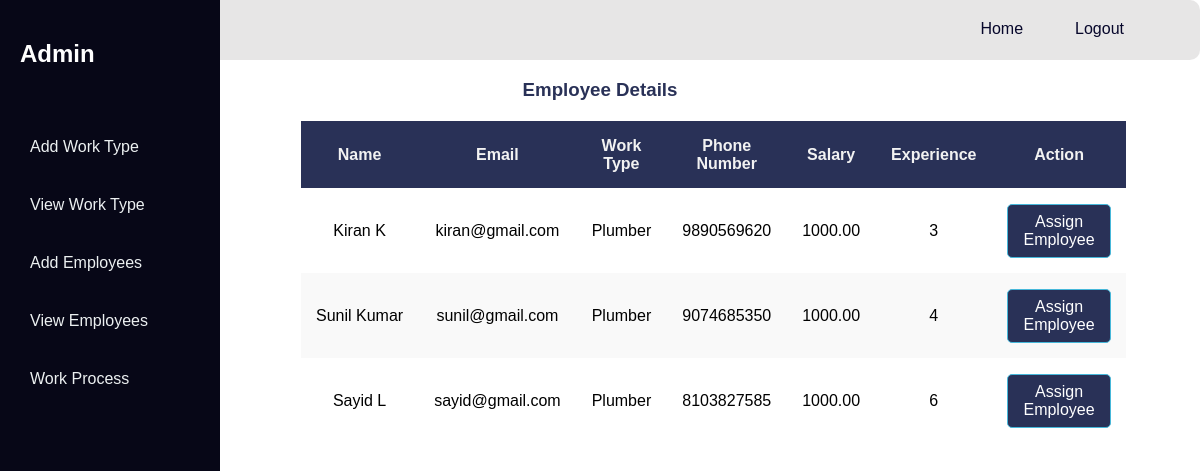
The page /adminapp/view_employee_to_assign/13 on the database its author committed.
### Home/models.py (models this page shows)
class Employee(models.Model):
    employee_id=models.ForeignKey(User, on_delete=models.CASCADE)
    department_id=models.ForeignKey(Department,on_delete=models.CASCADE)
    address = models.CharField(max_length=255)
    phone_number = models.IntegerField()
    salary=models.DecimalField(max_digits=8, decimal_places=2)
    experience=models.IntegerField()
    rating=models.IntegerField(default=0)

class User(AbstractUser):
    usertype = models.CharField(max_length=50)
    address = models.CharField(max_length=255)
    phone_number = models.IntegerField(default=0)

### Admin/models.py (models this page shows)
class Department(models.Model):
    dept_name=models.CharField(max_length=30)

### Admin/views.py (the view)
# urls.py: path('view_employee_to_assign/<id>',view_employee_to_assign,name='view_employee_to_assign'),
def view_employee_to_assign(request,id):
    job_details=Job_Application.objects.get(id=id)
    job_depat=job_details.department_id
    print(job_depat)
    employees=Employee.objects.filter(department_id=job_depat).select_related('employee_id').order_by('-rating')
    return render(request,'admin/assign_employee.html',{'data':employees,'job':id})

### Admin/templates/admin/assign_employee.html (shortened to what this page needs)
{% extends 'admin/shared/base1.html' %}
{% load static %}
{% block content %}
<div class="container">
    <div class="table-container">
        <h3 style="text-align: center;color:#293157">Employee Details</h3>
        <table class="custom-table">
            <thead>
                <tr>
                    <th scope="col">Name</th>
                    <th scope="col">Email</th>
                    <th scope="col">Work Type</th>
                    <th scope="col">Phone Number</th>
                    <th scope="col">Salary</th>
                    <th scope="col">Experience</th>
                    <th scope="col">Action</th>
                </tr>
            </thead>
            <tbody>
                {% for i in data %}
                    <tr>
                        <td style="white-space: nowrap;">{{ i.employee_id.first_name }} {{ i.employee_id.last_name }}</td>
                        <td>{{ i.employee_id.email }}</td>
                        <td>{{ i.department_id.dept_name }}</td>
                        <td>{{ i.phone_number }}</td>
                        <td>{{ i.salary }}</td>
                        <td>{{ i.experience }}</td>
                        <td>
                            <a href="{% url 'assign_employee' eid=i.employee_id_id jid=job %}" style="display: inline-block; text-decoration: none; color: #fff; padding: 8px 15px; background-color:#293157; border: 1px solid #46b8da; border-radius: 5px;">
                                Assign Employee
                            </a>
                        </td>
                    </tr>
                {% endfor %}
            </tbody>
        </table>
    </div>
</div>
{% endblock content %}

### Admin/templates/admin/shared/base1.html (style rules this page uses)
body { margin: 0; font-family: 'Arial', sans-serif; }

### Admin/templates/admin/assign_employee.html (style rules this page uses)
.table-container { margin: 0 auto; width: 50%; }
.custom-table { width: 100%; border-collapse: collapse; margin-top: 20px; border: 1px solid #ddd; align-items: center; }
.custom-table th, .custom-table td { border: 1px solid transparent; padding: 15px; text-align: center; }
.custom-table th { background-color: #293157; color: #f2f2f2; }
.custom-table tr:nth-child(even) { background-color: #f9f9f9; }

### rows shown on the page
Employee: employee_id.first_name "Kiran", employee_id.last_name "K", employee_id.email "kiran@gmail.com", department_id.dept_name "Plumber", phone_number "9890569620", salary "1000.00", experience "3"
Employee: employee_id.first_name "Sunil", employee_id.last_name "Kumar", employee_id.email "sunil@gmail.com", department_id.dept_name "Plumber", phone_number "9074685350", salary "1000.00", experience "4"
Employee: employee_id.first_name "Sayid", employee_id.last_name "L", employee_id.email "sayid@gmail.com", department_id.dept_name "Plumber", phone_number "8103827585", salary "1000.00", experience "6"
